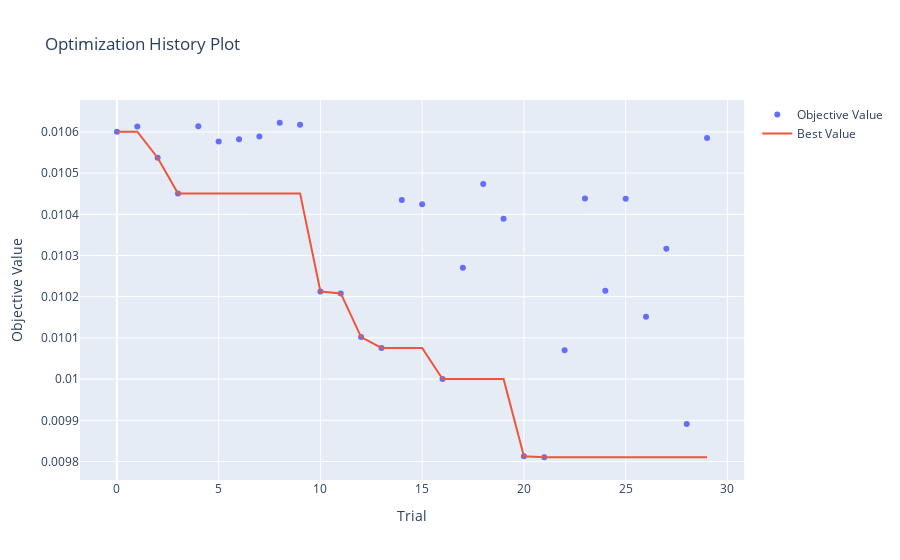
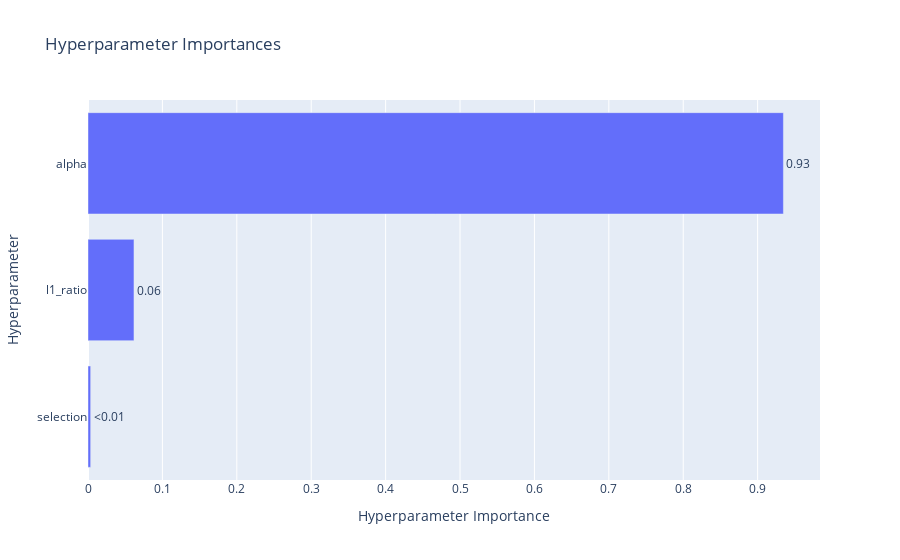

The notebook cell saved with these charts, in order:
### Code cell
vis.plot_optimization_history(study).show()
vis.plot_param_importances(study).show()

### Figure 1 — Plotly figure (JSON) as saved in the notebook; plotly's stock layout.template omitted (floating-point values rounded to 4 significant figures)
{"data": [{"mode": "markers", "name": "Objective Value", "x": [0, 1, 2, 3, 4, 5, 6, 7, 8, 9, 10, 11, 12, 13, 14, 15, 16, 17, 18, 19, 20, 21, 22, 23, 24, 25, 26, 27, 28, 29], "y": [0.0106, 0.01061, 0.01054, 0.01045, 0.01061, 0.01058, 0.01058, 0.01059, 0.01062, 0.01062, 0.01021, 0.01021, 0.0101, 0.01008, 0.01043, 0.01042, 0.01, 0.01027, 0.01047, 0.01039, 0.009813, 0.00981, 0.01007, 0.01044, 0.01021, 0.01044, 0.01015, 0.01032, 0.009891, 0.01059], "type": "scatter"}, {"mode": "lines", "name": "Best Value", "x": [0, 1, 2, 3, 4, 5, 6, 7, 8, 9, 10, 11, 12, 13, 14, 15, 16, 17, 18, 19, 20, 21, 22, 23, 24, 25, 26, 27, 28, 29], "y": [0.0106, 0.0106, 0.01054, 0.01045, 0.01045, 0.01045, 0.01045, 0.01045, 0.01045, 0.01045, 0.01021, 0.01021, 0.0101, 0.01008, 0.01008, 0.01008, 0.01, 0.01, 0.01, 0.01, 0.009813, 0.00981, 0.00981, 0.00981, 0.00981, 0.00981, 0.00981, 0.00981, 0.00981, 0.00981], "type": "scatter"}, {"marker": {"color": "#cccccc"}, "mode": "markers", "name": "Infeasible Trial", "showlegend": false, "x": [], "y": [], "type": "scatter"}], "layout": {"title": {"text": "Optimization History Plot"}, "xaxis": {"title": {"text": "Trial"}}, "yaxis": {"title": {"text": "Objective Value"}}}}

### Figure 2 — Plotly figure (JSON) as saved in the notebook; plotly's stock layout.template omitted (floating-point values rounded to 4 significant figures)
{"data": [{"cliponaxis": false, "hovertemplate": ["selection (CategoricalDistribution): 0.0035851625864521466<extra></extra>", "l1_ratio (FloatDistribution): 0.061798922782614535<extra></extra>", "alpha (FloatDistribution): 0.9346159146309333<extra></extra>"], "name": "Objective Value", "orientation": "h", "text": ["<0.01", "0.06", "0.93"], "textposition": "outside", "x": [0.003585, 0.0618, 0.9346], "y": ["selection", "l1_ratio", "alpha"], "type": "bar"}], "layout": {"title": {"text": "Hyperparameter Importances"}, "xaxis": {"title": {"text": "Hyperparameter Importance"}}, "yaxis": {"title": {"text": "Hyperparameter"}}}}
